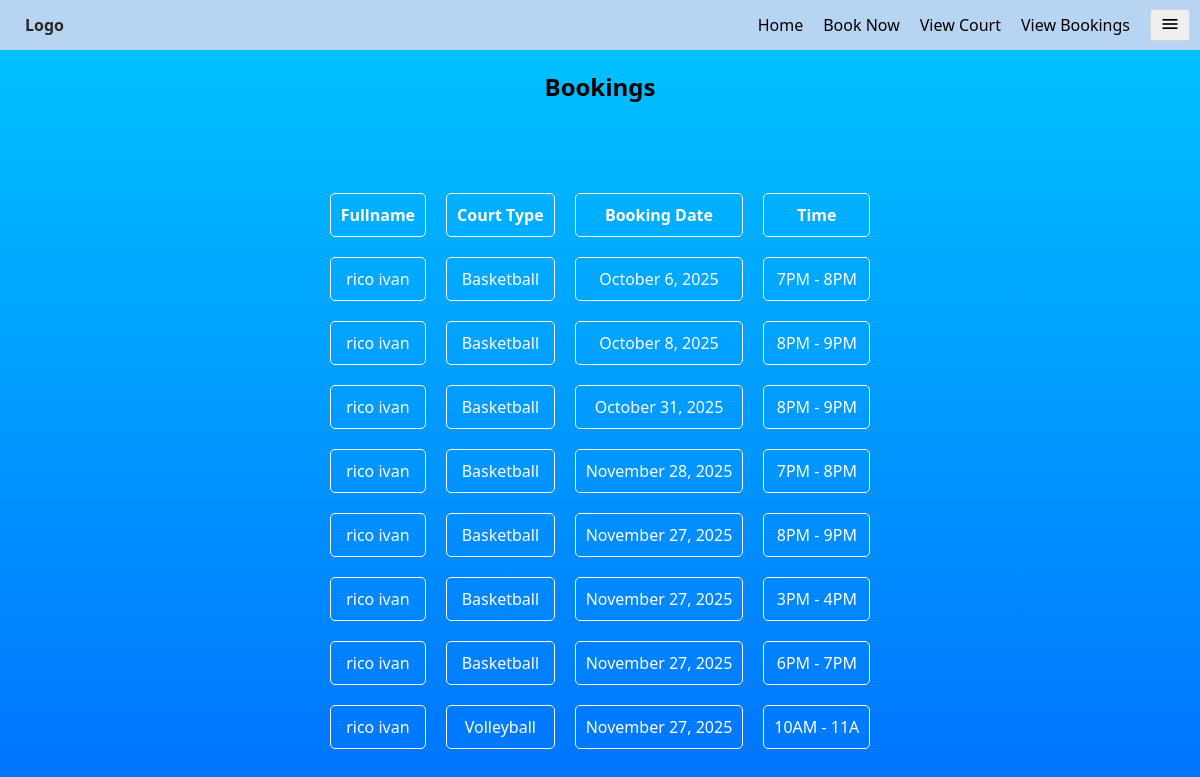
Screenshot of /Court-Management-System-main/user/view_bookings.php with the database file from the repository.
### tables this page shows
CREATE TABLE `reservations` (
  `reservation_id` int(11) NOT NULL,
  `username` varchar(100) DEFAULT NULL,
  `fullname` varchar(100) NOT NULL,
  `email` varchar(100) NOT NULL,
  `phonenumber` varchar(100) DEFAULT NULL,
  `court_type` varchar(20) NOT NULL,
  `date` date NOT NULL,
  `time_slot` varchar(10) NOT NULL,
  `created_at` timestamp(6) NOT NULL DEFAULT current_timestamp(6) ON UPDATE current_timestamp(6),
  `status` varchar(20) NOT NULL,
  `users_id` int(11) DEFAULT NULL
);

### Court-Management-System-main/user/view_bookings.php (the view, shortened to what this page needs)
<!DOCTYPE html>
<html lang="en">
<head>
    <link rel="stylesheet" href="assets/css/view_bookings.css">
</head>
<body>
    <header class="nav-bar">
        <div class="logo"><a href="#top">Logo</a></div>
        <div class="align-right">
            <ul class="nav-links">
                <li><a href="home.php">Home</a></li>
                <li><a href="booking.php">Book Now</a></li>
                <li><a href="home.php#court">View Court</a></li>
                <li><a href="view_bookings.php">View Bookings</a></li>
            </ul>
            <div class="dropdown">
                    <button id="menuBtn" class="menu-btn"><span class="material-symbols-outlined">menu</span></button>
                    </div>
        </div>
    </header>
    <section id="bookings">
        <h1 style="text-align: center; padding: 70px">Bookings</h1>
        <table class="table">
            <tr>
                <th>Fullname</th>
                <th>Court Type</th>
                <th>Booking Date</th>
                <th>Time</th>
            </tr>
            <?php
        include "../db_connect.php";
            $sql = "SELECT * FROM reservations";
            $result = $conn -> query($sql);
            while($row = $result -> fetch_assoc()){
                echo "<tr>
                        <td>".$row['fullname']."</td>
                        <td>".$row['court_type']."</td>
                        <td>" . date("F j, Y", strtotime($row['date'])) . "</td>
                        <td>".$row['time_slot']."</td>
                    </tr>";
            }
            ?>
        </table>
    </section>
</body>
</html>

### Court-Management-System-main/user/assets/css/view_bookings.css (style rules this page uses)
.material-symbols-outlined { font-variation-settings: 'FILL' 0, 'wght' 400, 'GRAD' 0, 'opsz' 24; margin: 2px; font-size: 20px; }
* { margin: 0; padding: 0; box-sizing: border-box; font-family: system-ui, -apple-system, BlinkMacSystemFont, 'Segoe UI', Roboto, Oxygen, Ubuntu, Cantarell, 'Open Sans', 'Helvetica Neue', sans-serif; }
body { margin-top: -50px; background-color: #000; }
.nav-bar { background-color: rgb(184, 212, 243); display: flex; justify-content: space-between; align-items: center; padding: 5px 10px; height: 50px; position: sticky; top: 0; }
.logo { margin-left: 15px; font-weight: bold; }
.align-right { display: flex; align-items: center; gap: 20px; }
.nav-links { list-style: none; display: flex; gap: 20px; }
.nav-links a { text-decoration: none; color: #000000; font-weight: 500; }
.logo a { text-decoration: none; color: #272727; }
section { height: 100vh; }
#bookings { background: linear-gradient(to bottom, #00c6ff, #0072ff); }
.table { width: 100%; display: flex; justify-content: center; align-items: center; border-spacing: 20px; border-collapse: separate; }
.table th { border: 1px solid white; color: white; padding: 10px; border-radius: 5px; }
.table tr { border: 1px solid white; height: 25px; text-align: center; }
.table td { border: 1px solid white; color: white; padding: 10px; border-radius: 5px; }
.menu-btn { width: 40px; padding: 2px; border: 1px solid rgb(212, 212, 212); border-radius: 3px; cursor: pointer; }

### rows the page displays
reservations: fullname "rico ivan", court_type "Basketball", date "October 6, 2025", time_slot "7PM - 8PM"
reservations: fullname "rico ivan", court_type "Basketball", date "October 8, 2025", time_slot "8PM - 9PM"
reservations: fullname "rico ivan", court_type "Basketball", date "October 31, 2025", time_slot "8PM - 9PM"
reservations: fullname "rico ivan", court_type "Basketball", date "November 28, 2025", time_slot "7PM - 8PM"
reservations: fullname "rico ivan", court_type "Basketball", date "November 27, 2025", time_slot "8PM - 9PM"
reservations: fullname "rico ivan", court_type "Basketball", date "November 27, 2025", time_slot "3PM - 4PM"
reservations: fullname "rico ivan", court_type "Basketball", date "November 27, 2025", time_slot "6PM - 7PM"
reservations: fullname "rico ivan", court_type "Volleyball", date "November 27, 2025", time_slot "10AM - 11A"
